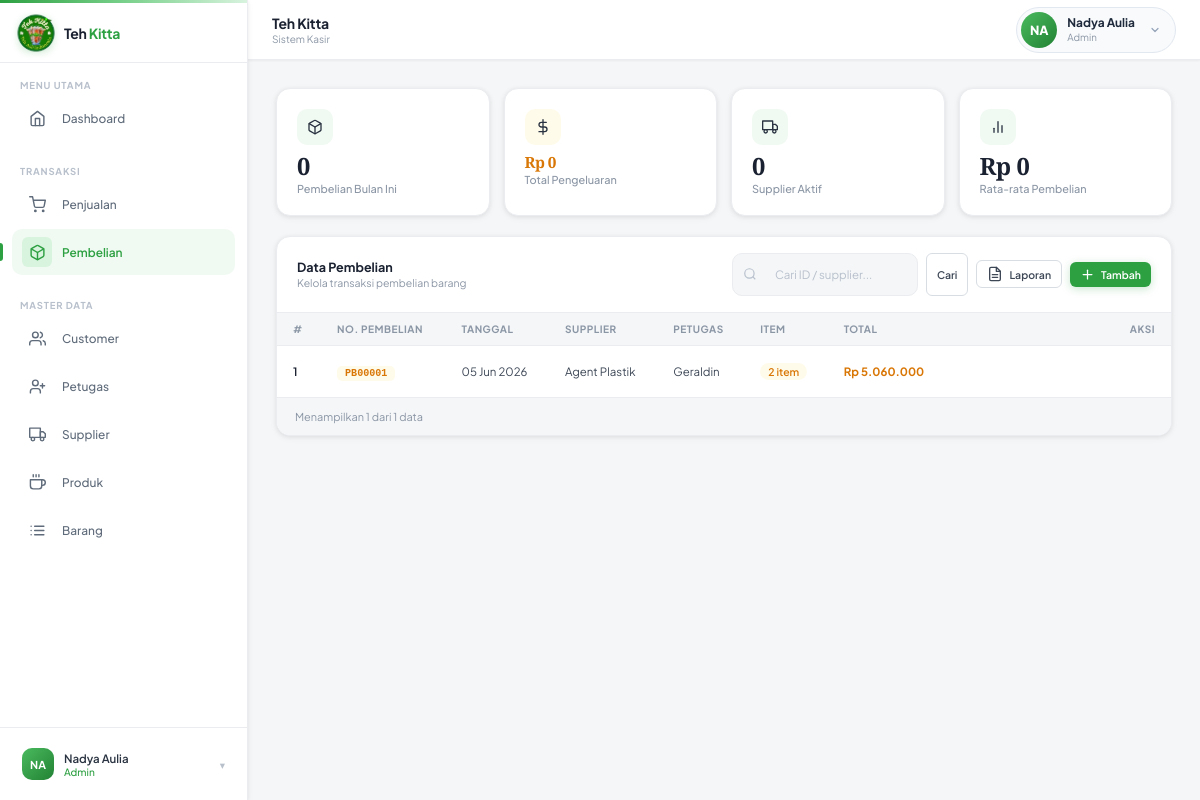
The app's page /pembelian/index.php (signed in) with its own data.
### tables this page shows
CREATE TABLE `pembelian` (
  `id_pembelian` varchar(10) NOT NULL,
  `id_supplier` varchar(10) NOT NULL,
  `id_petugas` varchar(10) NOT NULL,
  `tanggal` date DEFAULT NULL,
  `sub_total` decimal(15,2) DEFAULT NULL
);

CREATE TABLE `supplier` (
  `id_supplier` varchar(10) NOT NULL,
  `nama_supplier` varchar(20) NOT NULL,
  `alamat` varchar(50) DEFAULT NULL,
  `no_telepon` varchar(15) DEFAULT NULL
);

CREATE TABLE `petugas` (
  `id_petugas` varchar(10) NOT NULL,
  `nama_petugas` varchar(20) DEFAULT NULL
);

### pembelian/index.php (the view, shortened to what this page needs)
<?php
require_once '../koneksi.php';
$search = isset($_GET['q']) ? mysqli_real_escape_string($koneksi, $_GET['q']) : '';
$page   = max(1, (int)($_GET['page'] ?? 1));
$limit  = 10; $offset = ($page-1)*$limit;
$where  = $search ? "WHERE p.id_pembelian LIKE '%$search%' OR s.nama_supplier LIKE '%$search%'" : '';
$total_data = (int)mysqli_fetch_assoc(mysqli_query($koneksi,"SELECT COUNT(*) as t FROM pembelian p LEFT JOIN supplier s ON p.id_supplier=s.id_supplier $where"))['t'];
$query = mysqli_query($koneksi,"
    SELECT p.*, s.nama_supplier, pt.nama_petugas, COUNT(dp.id_barang) as jumlah_item
    FROM pembelian p
    LEFT JOIN supplier s  ON p.id_supplier=s.id_supplier
    LEFT JOIN petugas  pt ON p.id_petugas=pt.id_petugas
    LEFT JOIN detail_pembelian dp ON p.id_pembelian=dp.id_pembelian
    $where GROUP BY p.id_pembelian
    ORDER BY p.tanggal DESC, p.id_pembelian DESC
    LIMIT $limit OFFSET $offset
");
include '../layouts/header.php';
?>
<div class="page-content active">
  <?php
  $stat = mysqli_fetch_assoc(mysqli_query($koneksi,"SELECT COUNT(*) as total, SUM(sub_total) as pengeluaran FROM pembelian WHERE MONTH(tanggal)=MONTH(CURDATE()) AND YEAR(tanggal)=YEAR(CURDATE())"));
  ?>
  <div class="stats-row" style="margin-bottom:20px;">
    <div class="stat-card">
      <div class="stat-top"><div class="stat-icon-wrap" style="background:#f0faf2;"></div></div>
      <div class="stat-value"><?= number_format($stat['total']) ?></div>
      <div class="stat-label">Pembelian Bulan Ini</div>
    </div>
    <div class="stat-card">
      <div class="stat-top"><div class="stat-icon-wrap" style="background:#fffbeb;"><svg viewBox="0 0 24 24" fill="none" stroke="currentColor" stroke-width="2" stroke-linecap="round" stroke-linejoin="round" width="16" height="16"><line x1="12" y1="1" x2="12" y2="23"/><path d="M17 5H9.5a3.5 3.5 0 0 0 0 7h5a3.5 3.5 0 0 1 0 7H6"/></svg></div></div>
      <div class="stat-value" style="font-size:1.1rem;color:var(--warning)">Rp <?= number_format($stat['pengeluaran']??0,0,',','.') ?></div>
      <div class="stat-label">Total Pengeluaran</div>
    </div>
    <div class="stat-card">
      <div class="stat-top"><div class="stat-icon-wrap" style="background:#f0faf2;"><svg viewBox="0 0 24 24" fill="none" stroke="currentColor" stroke-width="2" stroke-linecap="round" stroke-linejoin="round" width="16" height="16"><rect x="1" y="3" width="15" height="13"/><polygon points="16 8 20 8 23 11 23 16 16 16 16 8"/><circle cx="5.5" cy="18.5" r="2.5"/><circle cx="18.5" cy="18.5" r="2.5"/></svg></div></div>
      <div class="stat-value"><?= mysqli_fetch_assoc(mysqli_query($koneksi,"SELECT COUNT(DISTINCT id_supplier) as t FROM pembelian WHERE MONTH(tanggal)=MONTH(CURDATE())"))['t'] ?></div>
      <div class="stat-label">Supplier Aktif</div>
    </div>
    <div class="stat-card">
      <div class="stat-top"><div class="stat-icon-wrap" style="background:#f0faf2;"><svg viewBox="0 0 24 24" fill="none" stroke="currentColor" stroke-width="2" stroke-linecap="round" stroke-linejoin="round" width="16" height="16"><line x1="18" y1="20" x2="18" y2="10"/><line x1="12" y1="20" x2="12" y2="4"/><line x1="6" y1="20" x2="6" y2="14"/></svg></div></div>
      <div class="stat-value">Rp <?= $stat['total']>0 ? number_format(($stat['pengeluaran']??0)/$stat['total'],0,',','.') : '0' ?></div>
      <div class="stat-label">Rata-rata Pembelian</div>
    </div>
  </div>
  <div class="card">
    <div class="card-header">
      <div><div class="card-title">Data Pembelian</div><div class="card-subtitle">Kelola transaksi pembelian barang</div></div>
      <div class="card-toolbar">
        <form method="GET" style="display:flex;gap:8px;">
          <div class="search-field">
            <svg viewBox="0 0 24 24" fill="none" stroke="currentColor" stroke-width="2"><circle cx="11" cy="11" r="8"/><path d="m21 21-4.35-4.35"/></svg>
            <input name="q" value="<?= htmlspecialchars($search) ?>" placeholder="Cari ID / supplier...">
          </div>
          <button type="submit" class="btn btn-outline btn-sm">Cari</button>
        </form>
        <a href="../laporan/pembelian.php" class="btn btn-outline btn-sm" style="text-decoration:none;"> Laporan</a>
        <a href="tambah.php" class="btn btn-primary btn-sm" style="text-decoration:none;"><svg viewBox="0 0 24 24" fill="none" stroke="currentColor" stroke-width="2" stroke-linecap="round" stroke-linejoin="round" width="15" height="15"><line x1="12" y1="5" x2="12" y2="19"/><line x1="5" y1="12" x2="19" y2="12"/></svg> Tambah</a>
      </div>
    </div>
    <div class="table-wrap">
      <table>
        <thead><tr><th>#</th><th>No. Pembelian</th><th>Tanggal</th><th>Supplier</th><th>Petugas</th><th>Item</th><th>Total</th><th style="text-align:right">Aksi</th></tr></thead>
        <tbody>
        <?php if(mysqli_num_rows($query)>0): $no=$offset+1;
          while($d=mysqli_fetch_assoc($query)): ?>
          <tr>
            <td><?= $no++ ?></td>
            <td><code style="background:#fffbeb;color:var(--warning);padding:2px 8px;border-radius:5px;font-size:.72rem;font-weight:700"><?= htmlspecialchars($d['id_pembelian']) ?></code></td>
            <td><?= date('d M Y',strtotime($d['tanggal'])) ?></td>
            <td><?= htmlspecialchars($d['nama_supplier']??'-') ?></td>
            <td><?= htmlspecialchars($d['nama_petugas']??'-') ?></td>
            <td><span style="background:#fffbeb;color:var(--warning);padding:2px 8px;border-radius:20px;font-size:.75rem;font-weight:600"><?= $d['jumlah_item'] ?> item</span></td>
            <td style="font-weight:700;color:var(--warning)">Rp <?= number_format($d['sub_total'],0,',','.') ?></td>
            <td style="text-align:right">
            </td>
          </tr>
          <?php endwhile; endif; ?>
        </tbody>
      </table>
    </div>
    <div class="table-foot" style="display:flex;justify-content:space-between;align-items:center;">
      <span>Menampilkan <?= mysqli_num_rows($query) ?> dari <?= $total_data ?> data</span>
    </div>
  </div>
</div>
<?php include '../layouts/footer.php'; ?>

### records on screen
pembelian: id_pembelian "PB00001", tanggal "05 Jun 2026", id_supplier.nama_supplier "Agent Plastik", id_petugas.nama_petugas "Geraldin", jumlah_item "2", sub_total "5.060.000"

### other values on screen
$inisial "NA"
$user_nama "Nadya Aulia"
$user_role "Admin"
$stat['total'] "0"
$stat['pengeluaran'] "0"
mysqli_num_rows($query) "1"
$total_data "1"
